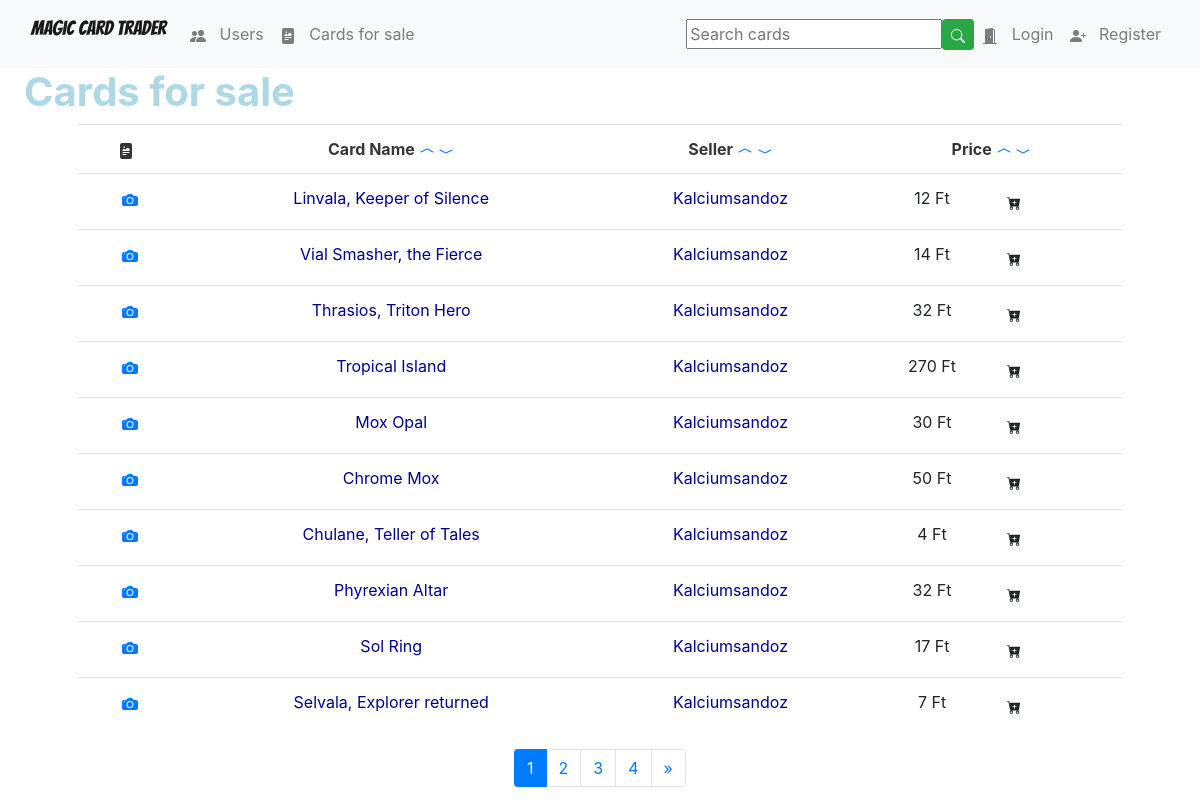
/cards/, run on an earlier commit of the app's database.
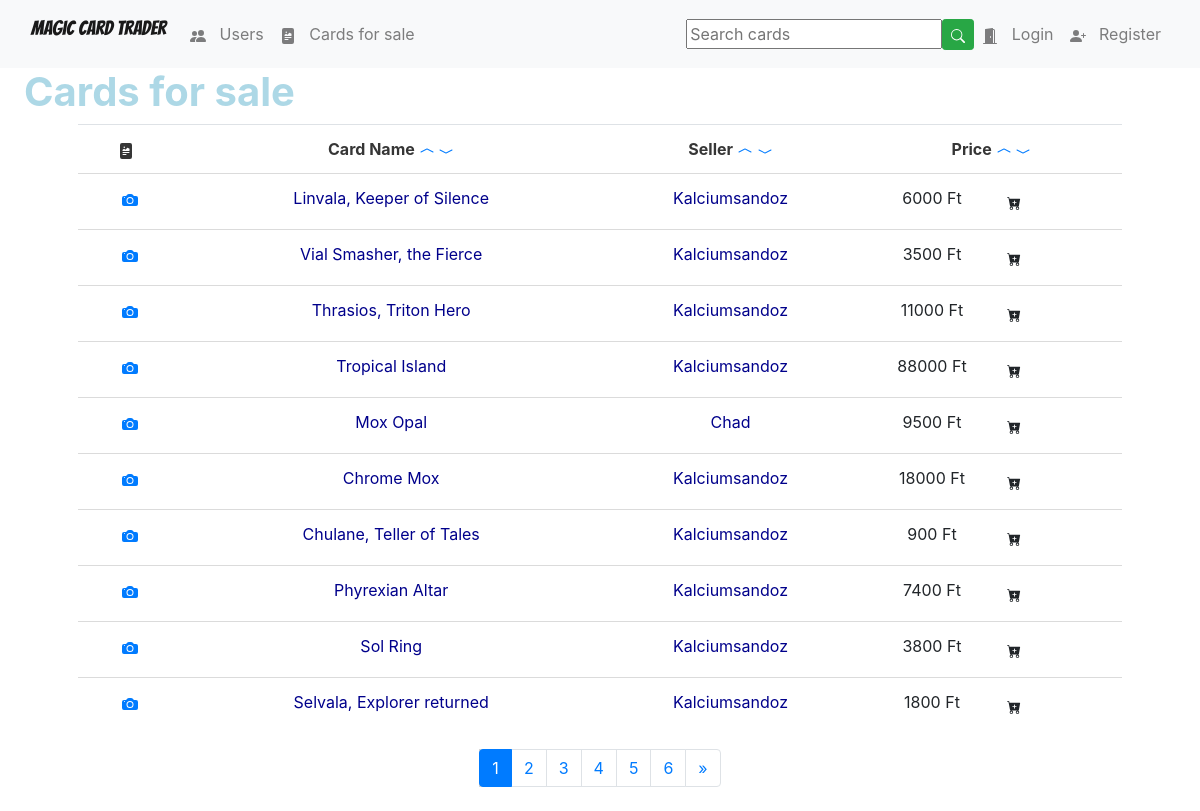
And on a later commit of the database.
### Magic/models.py (models this page shows, shortened)
class Card(models.Model):
    name = models.CharField(max_length = 150)
    set_name = models.CharField(max_length = 150)
    price = models.IntegerField()
    user = models.ForeignKey(User, on_delete=models.CASCADE)
    is_foil = models.BooleanField(default=False)
    is_ordered = models.BooleanField(default=False)
    image_url = models.TextField()

### Magic/views.py (the view)
# urls.py: path('cards/', views.cards, name="cards"),
def cards(request):
    template = loader.get_template('magic/cards.html')
    if request.user.is_authenticated:
        all_cards = Card.objects.filter(is_ordered=False).exclude(user=request.user)
    else:
        all_cards = Card.objects.filter(is_ordered=False)
    order_by = request.GET.get('order_by')
    direction = request.GET.get('direction')
    if direction == 'desc':
        if order_by == 'price':
            all_cards = all_cards.order_by(order_by).reverse()
        else:
            all_cards = all_cards.order_by(Lower(order_by)).reverse()
    elif direction == 'asc':
        if order_by == 'price':
            all_cards = all_cards.order_by(order_by)
        else:
            all_cards = all_cards.order_by(Lower(order_by))
    card_filter = CardFilter(request.GET, queryset=all_cards)
    all_cards = card_filter.qs
    paginator = Paginator(all_cards, 10)
    page = request.GET.get('page', 1)
    try:
        cards = paginator.page(page)
    except PageNotAnInteger:
        cards = paginator.page(1)
    except EmptyPage:
        cards = paginator.page(paginator.num_pages)
    context = {
        'all_cards': all_cards,
        'cards': cards,
        'nbar':'cards',
        'order_by': order_by,
        'direction': direction,
        'card_filter': card_filter,
    }
    return HttpResponse(template.render(context, request))

### Magic/templates/magic/cards.html (shortened to what this page needs)
{% extends 'magic/base.html' %}
{% block body %}
    {% if all_cards %}
        <h1 class="basic-text cards-header ml-4">Cards for sale</h1>
        <div class="mr-6 ml-6" style="padding-right: 30px; padding-left: 30px;">
            <table class="table is-hoverable is-stripped center" style="max-width: 1500px; align-self: center; margin-left: auto; margin-right: auto;">
                <tr>
                    <th><span class="glyphicon glyphicon-king" aria-hidden="true">
                </span>&nbsp;
            </span></th>
                <th>Card Name
                    <a href="?order_by=name&direction=asc">
                        <span class="bi bi-chevron-up">
                            <svg width="1em" height="1em" viewBox="0 0 16 16" class="bi bi-chevron-compact-up" fill="currentColor" xmlns="http://www.w3.org/2000/svg">
                                <path fill-rule="evenodd" d="M7.776 5.553a.5.5 0 0 1 .448 0l6 3a.5.5 0 1 1-.448.894L8 6.56 2.224 9.447a.5.5 0 1 1-.448-.894l6-3z"/>
                            </svg>
                        </span>
                    </a>
                    <a href="?order_by=name&direction=desc">
                        <span class="glyphicon glyphicon-chevron-down">
                            <svg width="1em" height="1em" viewBox="0 0 16 16" class="bi bi-chevron-compact-down" fill="currentColor" xmlns="http://www.w3.org/2000/svg">
                                <path fill-rule="evenodd" d="M1.553 6.776a.5.5 0 0 1 .67-.223L8 9.44l5.776-2.888a.5.5 0 1 1 .448.894l-6 3a.5.5 0 0 1-.448 0l-6-3a.5.5 0 0 1-.223-.67z"/>
                            </svg>
                        </span>
                    </a>
                </th>
                <th>Seller
                    <a href="?order_by=user&direction=desc">
                        <span class="glyphicon glyphicon-chevron-up">
                            <svg width="1em" height="1em" viewBox="0 0 16 16" class="bi bi-chevron-compact-up" fill="currentColor" xmlns="http://www.w3.org/2000/svg">
                                <path fill-rule="evenodd" d="M7.776 5.553a.5.5 0 0 1 .448 0l6 3a.5.5 0 1 1-.448.894L8 6.56 2.224 9.447a.5.5 0 1 1-.448-.894l6-3z"/>
                            </svg>
                        </span>
                    </a>
                    <a href="?order_by=user&direction=asc">
                        <span class="glyphicon glyphicon-chevron-down">
                            <svg width="1em" height="1em" viewBox="0 0 16 16" class="bi bi-chevron-compact-down" fill="currentColor" xmlns="http://www.w3.org/2000/svg">
                                <path fill-rule="evenodd" d="M1.553 6.776a.5.5 0 0 1 .67-.223L8 9.44l5.776-2.888a.5.5 0 1 1 .448.894l-6 3a.5.5 0 0 1-.448 0l-6-3a.5.5 0 0 1-.223-.67z"/>
                            </svg>
                        </span>
                    </a>
                </th>
                <th>Price
                    <a href="?order_by=price&direction=asc">
                        <span class="glyphicon glyphicon-chevron-up">
                            <svg width="1em" height="1em" viewBox="0 0 16 16" class="bi bi-chevron-compact-up" fill="currentColor" xmlns="http://www.w3.org/2000/svg">
                                <path fill-rule="evenodd" d="M7.776 5.553a.5.5 0 0 1 .448 0l6 3a.5.5 0 1 1-.448.894L8 6.56 2.224 9.447a.5.5 0 1 1-.448-.894l6-3z"/>
                            </svg>
                        </span>
                    </a>
                    <a href="?order_by=price&direction=desc">
                        <span class="glyphicon glyphicon-chevron-down">
                            <svg width="1em" height="1em" viewBox="0 0 16 16" class="bi bi-chevron-compact-down" fill="currentColor" xmlns="http://www.w3.org/2000/svg">
                                <path fill-rule="evenodd" d="M1.553 6.776a.5.5 0 0 1 .67-.223L8 9.44l5.776-2.888a.5.5 0 1 1 .448.894l-6 3a.5.5 0 0 1-.448 0l-6-3a.5.5 0 0 1-.223-.67z"/>
                            </svg>
                        </span>
                    </a>
                </th>
            </tr>
            {% for card in cards %}
            <tr>
                <td class="img-td">
                        <a href="#"
                        onmouseover="document.getElementById('place-holder-{{ forloop.counter }}').src='{{ card.image_url }}';"
                        onmouseout="document.getElementById('place-holder-{{ forloop.counter }}').src='';">
                        <span class="glyphicon glyphicon-camera">
                            </span>
                        </a>
                    </td>
                    <td>
                        <a class="card-td-link" href="{% url 'Magic:card_detail' card.id %}">{{card.name}}</a>
                    </td>
                    <td class="seller-td">
                        <a class="user-td-link" href="{% url 'Magic:user_detail' card.user.id %}">{{card.user}}</a>
                    </td>
                    <td class="price-td">
                        {{card.price}} Ft
                        <a href="{% url 'Magic:add_to_cart' card.id %}" >
                            <button type="submit" class="btn btn-default btn-sm btn-cart">
                                <span class="glyphicon glyphicon-shopping-cart mr-6">
                                </span>
                            </button>
                        </a>
                    </td>
                </tr>
                {% endfor %}
            </table>
        </div>
            <nav aria-label="Page navigation" class="mb-4">
                {% if cards.has_other_pages %}
                <ul class="pagination justify-content-center">
                    {% for i in cards.paginator.page_range %}
                    {% if cards.number == i %}
                    <li class="page-item active" aria-current="page"><span class="page-link">{{ i }} <span class="sr-only">(current)</span></span></li>
                    {% else %}
                    <li class="page-item"><a href="?page={{ i }}&order_by={{ order_by }}&direction={{ direction }}" class="page-link">{{ i }}</a></li>
                        {% endif %}
                    {% endfor %}
                    {% if cards.has_next %}
                        <li class="page-item"><a href="?page={{ cards.next_page_number }}&order_by={{ order_by }}&direction={{ direction }}" class="page-link">&raquo;</a></li>
                    {% endif %}
                </ul>
            {% endif %}
        </nav>
            {% else %}
            <h3 class="basic-text">No cards available for sale</h3>
    {% endif %}
{% endblock %}

What changed in the data, as far as the page shows it:
changed Card "Linvala, Keeper of Silence": price "12" → "6000"
changed Card "Vial Smasher, the Fierce": price "14" → "3500"
changed Card "Thrasios, Triton Hero": price "32" → "11000"
changed Card "Tropical Island": price "270" → "88000"
changed Card "Mox Opal": user "Kalciumsandoz" → "Chad"; price "30" → "9500"
changed Card "Chrome Mox": price "50" → "18000"
changed Card "Chulane, Teller of Tales": price "4" → "900"
changed Card "Phyrexian Altar": price "32" → "7400"
changed Card "Sol Ring": price "17" → "3800"
changed Card "Selvala, Explorer returned": price "7" → "1800"
Also different on the page:
new list line: "5"
new list line: "6"
